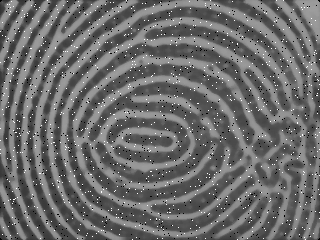
#> input picture im/1.bmp, 320 x 240 px; its folder holds only this picture in this run
$ python proces.py
#> lines starting #> are read from the running program, lines starting #| are printed output that depends on the picture; after the words box and inside, x2 and y2 are one past the last pixel; in counts of white or black regions, pixels touching at a corner belong together
import os
import cv2 as cv

cwd = os.getcwd()
file_list = os.listdir(cwd + '/im')
seq = 1
for file in file_list:
    # 读取图片
    img = cv.imread('./im/' + file)
#> img is the input picture: shape (240, 320, 3); min 0, max 255, mean 107.3
    # 转换为灰度图
    img_gray = cv.cvtColor(img, cv.COLOR_RGB2GRAY)
    # 使用中值滤波去除噪声
    img_median = cv.medianBlur(img_gray, 3)
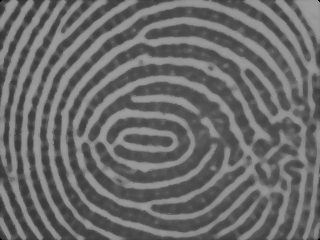
#> img_median: shape (240, 320); min 0, max 159, mean 106.6
    # 大津法二值化
    ret, img_bi = cv.threshold(img_median, 0, 255, cv.THRESH_OTSU)
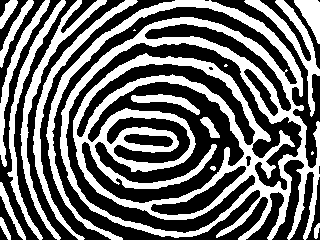
#> img_bi: shape (240, 320); 43% white; 18 white regions (3 under 20 px), largest, box (x1, y1, x2, y2) and area: (46, 0, 320, 240) 22431, (20, 0, 107, 240) 2012, (33, 0, 138, 240) 1917
#> ret = 110
    # 再次使用中值滤波去除边缘毛噪和大部分汗孔
    img_x = cv.medianBlur(img_bi, 5)
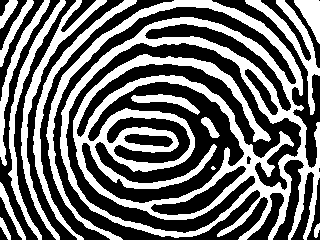
#> img_x: shape (240, 320); 43% white; 15 white regions (1 under 20 px), largest, box (x1, y1, x2, y2) and area: (46, 0, 320, 240) 22503, (21, 0, 107, 240) 2003, (33, 0, 137, 240) 1916
    # 写出图片
    cv.imwrite('./op/median_bi_' + file, img_x)
    seq += 1

$ run again, on im/13.bmp
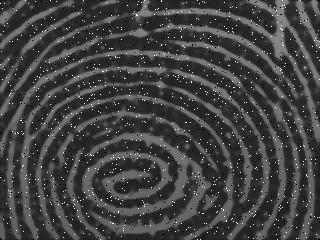
#> input picture im/13.bmp, 320 x 240 px
#> img is the input picture: shape (240, 320, 3); min 0, max 255, mean 65.7
#> `ret, img_bi = cv.threshold(img_median, 0, 255, cv.THRESH_OTSU)`:
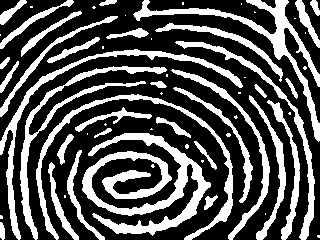
#> img_bi: shape (240, 320); 32.8% white; 63 white regions (29 under 20 px), largest, box (x1, y1, x2, y2) and area: (82, 133, 211, 236) 4831, (133, 0, 320, 142) 2624, (0, 49, 243, 240) 2165
#> ret = 73
#> `img_x = cv.medianBlur(img_bi, 5)`:
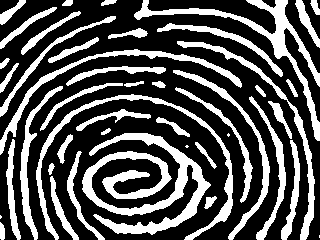
#> img_x: shape (240, 320); 32.2% white; 45 white regions (4 under 20 px), largest, box (x1, y1, x2, y2) and area: (82, 133, 211, 235) 4807, (134, 0, 320, 141) 2624, (36, 94, 233, 240) 2115

$ run again, on im/14.bmp
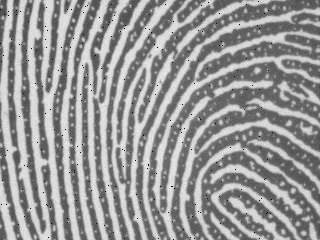
#> input picture im/14.bmp, 320 x 240 px
#> img is the input picture: shape (240, 320, 3); min 0, max 241, mean 151.3
#> `ret, img_bi = cv.threshold(img_median, 0, 255, cv.THRESH_OTSU)`:
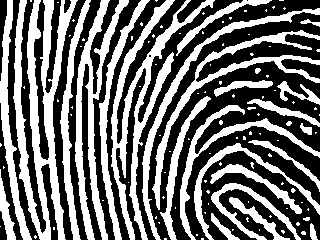
#> img_bi: shape (240, 320); 43.6% white; 119 white regions (91 under 20 px), largest, box (x1, y1, x2, y2) and area: (13, 0, 78, 240) 6027, (111, 0, 215, 240) 4551, (75, 0, 129, 240) 3404
#> ret = 157
#> `img_x = cv.medianBlur(img_bi, 5)`:
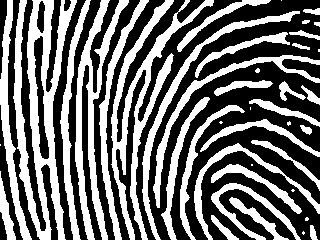
#> img_x: shape (240, 320); 42.9% white; 42 white regions (11 under 20 px), largest, box (x1, y1, x2, y2) and area: (13, 0, 77, 240) 6072, (111, 0, 214, 240) 4541, (75, 0, 129, 240) 3411

$ run again, on im/15.bmp
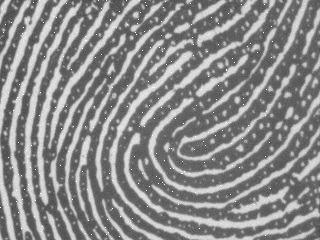
#> input picture im/15.bmp, 320 x 240 px
#> img is the input picture: shape (240, 320, 3); min 65, max 255, mean 138
#> `ret, img_bi = cv.threshold(img_median, 0, 255, cv.THRESH_OTSU)`:
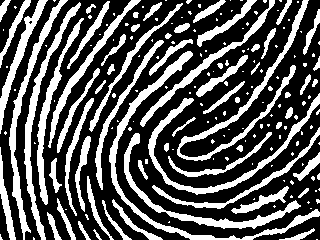
#> img_bi: shape (240, 320); 33.9% white; 191 white regions (127 under 20 px), largest, box (x1, y1, x2, y2) and area: (109, 51, 320, 240) 2151, (177, 0, 309, 161) 1780, (148, 93, 320, 195) 1609
#> ret = 151
#> `img_x = cv.medianBlur(img_bi, 5)`:
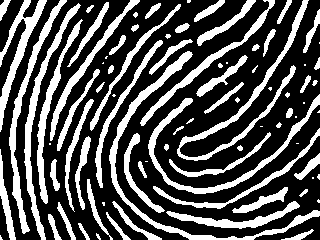
#> img_x: shape (240, 320); 32.2% white; 85 white regions (26 under 20 px), largest, box (x1, y1, x2, y2) and area: (109, 51, 320, 240) 2149, (177, 0, 309, 161) 1771, (148, 94, 320, 194) 1596

$ run again, on im/10.bmp
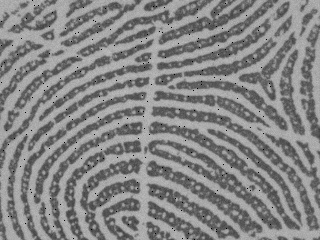
#> input picture im/10.bmp, 320 x 240 px
#> img is the input picture: shape (240, 320, 3); min 0, max 192, mean 132.4
#> `ret, img_bi = cv.threshold(img_median, 0, 255, cv.THRESH_OTSU)`:
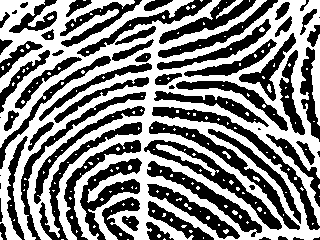
#> img_bi: shape (240, 320); 51.7% white; 69 black regions (9 under 20 px), largest, box (x1, y1, x2, y2) and area: (144, 140, 282, 230) 1920, (152, 107, 320, 230) 1875, (149, 121, 300, 230) 1717
#> ret = 131
#> `img_x = cv.medianBlur(img_bi, 5)`:
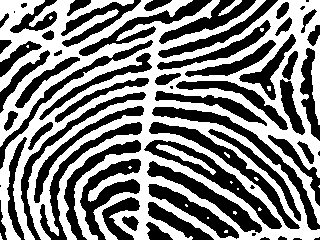
#> img_x: shape (240, 320); 51% white; 64 black regions (10 under 20 px), largest, box (x1, y1, x2, y2) and area: (144, 140, 282, 229) 1972, (152, 107, 320, 230) 1933, (149, 122, 300, 229) 1765
